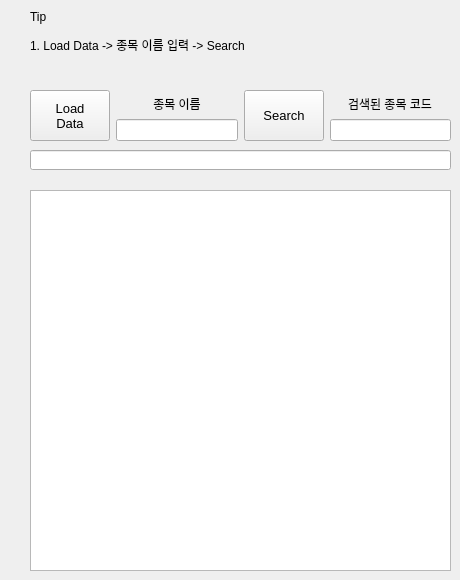
      <widget class="QWidget" name="tab_1">
       <attribute name="title">
        <string>검색</string>
       </attribute>
       <widget class="QTableView" name="tableView1">
        <property name="geometry">
         <rect>
          <x>30</x>
          <y>190</y>
          <width>421</width>
          <height>381</height>
         </rect>
        </property>
       </widget>
       <widget class="QLineEdit" name="result1">
        <property name="geometry">
         <rect>
          <x>30</x>
          <y>150</y>
          <width>421</width>
          <height>20</height>
         </rect>
        </property>
        <property name="font">
         <font>
          <weight>75</weight>
          <bold>true</bold>
         </font>
        </property>
        <property name="cursor">
         <cursorShape>IBeamCursor</cursorShape>
        </property>
        <property name="alignment">
         <set>Qt::AlignCenter</set>
        </property>
        <property name="dragEnabled">
         <bool>true</bool>
        </property>
        <property name="readOnly">
         <bool>true</bool>
        </property>
       </widget>
       <widget class="QWidget" name="horizontalLayoutWidget_7">
        <property name="geometry">
         <rect>
          <x>30</x>
          <y>90</y>
          <width>421</width>
          <height>51</height>
         </rect>
        </property>
        <layout class="QHBoxLayout" name="horizontalLayout1_1">
         <item>
          <widget class="QPushButton" name="Load_data_btn1">
           <property name="sizePolicy">
            <sizepolicy hsizetype="Maximum" vsizetype="Ignored">
             <horstretch>0</horstretch>
             <verstretch>0</verstretch>
            </sizepolicy>
           </property>
           <property name="font">
            <font>
             <pointsize>10</pointsize>
             <stylestrategy>PreferAntialias</stylestrategy>
            </font>
           </property>
           <property name="autoFillBackground">
            <bool>false</bool>
           </property>
           <property name="text">
            <string>Load
Data</string>
           </property>
           <property name="autoDefault">
            <bool>false</bool>
           </property>
          </widget>
         </item>
         <item>
          <layout class="QVBoxLayout" name="verticalLayout1_1">
           <item alignment="Qt::AlignHCenter|Qt::AlignBottom">
            <widget class="QLabel" name="label1_1">
             <property name="sizePolicy">
              <sizepolicy hsizetype="Fixed" vsizetype="Fixed">
               <horstretch>0</horstretch>
               <verstretch>0</verstretch>
              </sizepolicy>
             </property>
             <property name="font">
              <font>
               <pointsize>9</pointsize>
               <stylestrategy>PreferAntialias</stylestrategy>
              </font>
             </property>
             <property name="text">
              <string>종목 이름</string>
             </property>
             <property name="alignment">
              <set>Qt::AlignCenter</set>
             </property>
            </widget>
           </item>
           <item>
            <widget class="QLineEdit" name="stock_name1">
             <property name="sizePolicy">
              <sizepolicy hsizetype="Ignored" vsizetype="Ignored">
               <horstretch>0</horstretch>
               <verstretch>0</verstretch>
              </sizepolicy>
             </property>
             <property name="inputMethodHints">
              <set>Qt::ImhDigitsOnly</set>
             </property>
             <property name="text">
              <string/>
             </property>
             <property name="alignment">
              <set>Qt::AlignCenter</set>
             </property>
            </widget>
           </item>
          </layout>
         </item>
         <item>
          <widget class="QPushButton" name="Search_btn1">
           <property name="sizePolicy">
            <sizepolicy hsizetype="Maximum" vsizetype="Ignored">
             <horstretch>0</horstretch>
             <verstretch>0</verstretch>
            </sizepolicy>
           </property>
           <property name="font">
            <font>
             <pointsize>10</pointsize>
             <stylestrategy>PreferAntialias</stylestrategy>
            </font>
           </property>
           <property name="autoFillBackground">
            <bool>false</bool>
           </property>
           <property name="text">
            <string>Search</string>
           </property>
          </widget>
         </item>
         <item>
          <layout class="QVBoxLayout" name="verticalLayout1_2">
           <item alignment="Qt::AlignHCenter|Qt::AlignBottom">
            <widget class="QLabel" name="label1_2">
             <property name="sizePolicy">
              <sizepolicy hsizetype="Fixed" vsizetype="Fixed">
               <horstretch>0</horstretch>
               <verstretch>0</verstretch>
              </sizepolicy>
             </property>
             <property name="font">
              <font>
               <pointsize>9</pointsize>
               <stylestrategy>PreferAntialias</stylestrategy>
              </font>
             </property>
             <property name="text">
              <string>검색된 종목 코드</string>
             </property>
             <property name="alignment">
              <set>Qt::AlignCenter</set>
             </property>
            </widget>
           </item>
           <item>
            <widget class="QLineEdit" name="stock_num1">
             <property name="sizePolicy">
              <sizepolicy hsizetype="Ignored" vsizetype="Ignored">
               <horstretch>0</horstretch>
               <verstretch>0</verstretch>
              </sizepolicy>
             </property>
             <property name="inputMethodHints">
              <set>Qt::ImhDigitsOnly</set>
             </property>
             <property name="text">
              <string/>
             </property>
             <property name="alignment">
              <set>Qt::AlignCenter</set>
             </property>
             <property name="readOnly">
              <bool>true</bool>
             </property>
            </widget>
           </item>
          </layout>
         </item>
        </layout>
       </widget>
       <widget class="QLabel" name="tips1">
        <property name="geometry">
         <rect>
          <x>30</x>
          <y>10</y>
          <width>421</width>
          <height>71</height>
         </rect>
        </property>
        <property name="sizePolicy">
         <sizepolicy hsizetype="Fixed" vsizetype="Fixed">
          <horstretch>0</horstretch>
          <verstretch>0</verstretch>
         </sizepolicy>
        </property>
        <property name="font">
         <font>
          <pointsize>9</pointsize>
          <stylestrategy>PreferAntialias</stylestrategy>
         </font>
        </property>
        <property name="frameShape">
         <enum>QFrame::NoFrame</enum>
        </property>
        <property name="frameShadow">
         <enum>QFrame::Plain</enum>
        </property>
        <property name="text">
         <string>&lt;html&gt;&lt;head/&gt;&lt;body&gt;&lt;p&gt;Tip&lt;/p&gt;&lt;p&gt;1. Load Data -&amp;gt; 종목 이름 입력 -&amp;gt; Search&lt;/p&gt;&lt;p&gt;&lt;br/&gt;&lt;/p&gt;&lt;/body&gt;&lt;/html&gt;</string>
        </property>
        <property name="textFormat">
         <enum>Qt::AutoText</enum>
        </property>
        <property name="alignment">
         <set>Qt::AlignLeading|Qt::AlignLeft|Qt::AlignVCenter</set>
        </property>
       </widget>
      </widget>
